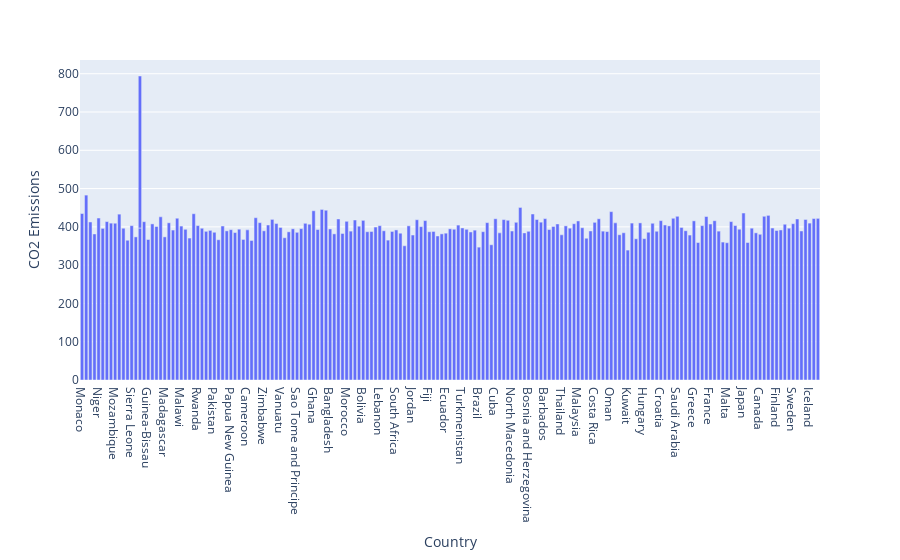

Notebook cell for this chart:
### Code cell
fig = px.bar(dataset, x='Country', y='CO2 Emissions')
desired_order = dataset.sort_values('Human Development Index (HDI) ')['Country'].to_list()
fig.update_xaxes(categoryorder='array', categoryarray=desired_order)
fig.show()

### Figure 1 — Plotly figure (JSON) as saved in the notebook; plotly's stock layout.template omitted (floating-point values rounded to 4 significant figures; data arrays with more than 128 entries replaced by an {"elided": "..."} marker saying what was removed)
{"data": [{"alignmentgroup": "True", "hovertemplate": "Country=%{x}<br>CO2 Emissions=%{y}<extra></extra>", "legendgroup": "", "marker": {"color": "#636efa", "pattern": {"shape": ""}}, "name": "", "offsetgroup": "", "orientation": "v", "showlegend": false, "textposition": "auto", "type": "bar", "x": {"elided": "180 str values"}, "xaxis": "x", "y": {"elided": "180 float values"}, "yaxis": "y"}], "layout": {"barmode": "relative", "legend": {"tracegroupgap": 0}, "margin": {"t": 60}, "xaxis": {"anchor": "y", "categoryarray": {"elided": "180 str values"}, "categoryorder": "array", "domain": [0, 1], "title": {"text": "Country"}}, "yaxis": {"anchor": "x", "domain": [0, 1], "title": {"text": "CO2 Emissions"}}}}
